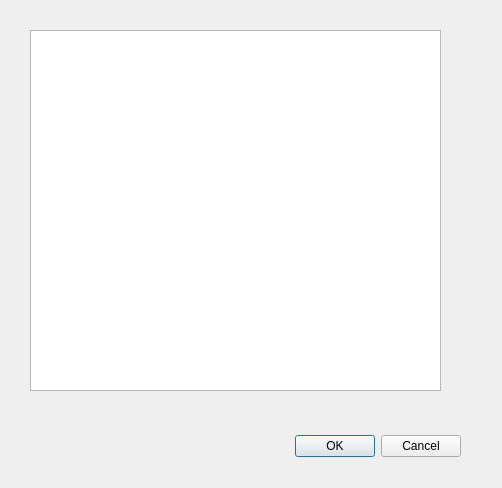
<?xml version="1.0" encoding="UTF-8"?>
<ui version="4.0">
 <class>ModeratorDialog</class>
 <widget class="QDialog" name="ModeratorDialog">
  <property name="geometry">
   <rect>
    <x>0</x>
    <y>0</y>
    <width>502</width>
    <height>488</height>
   </rect>
  </property>
  <property name="windowTitle">
   <string>Dialog</string>
  </property>
  <widget class="QDialogButtonBox" name="buttonBox">
   <property name="geometry">
    <rect>
     <x>50</x>
     <y>430</y>
     <width>411</width>
     <height>32</height>
    </rect>
   </property>
   <property name="orientation">
    <enum>Qt::Horizontal</enum>
   </property>
   <property name="standardButtons">
    <set>QDialogButtonBox::Cancel|QDialogButtonBox::Ok</set>
   </property>
  </widget>
  <widget class="QTableView" name="tableModeratorView">
   <property name="geometry">
    <rect>
     <x>30</x>
     <y>30</y>
     <width>411</width>
     <height>361</height>
    </rect>
   </property>
  </widget>
 </widget>
 <resources/>
 <connections>
  <connection>
   <sender>buttonBox</sender>
   <signal>accepted()</signal>
   <receiver>ModeratorDialog</receiver>
   <slot>accept()</slot>
   <hints>
    <hint type="sourcelabel">
     <x>248</x>
     <y>254</y>
    </hint>
    <hint type="destinationlabel">
     <x>157</x>
     <y>274</y>
    </hint>
   </hints>
  </connection>
  <connection>
   <sender>buttonBox</sender>
   <signal>rejected()</signal>
   <receiver>ModeratorDialog</receiver>
   <slot>reject()</slot>
   <hints>
    <hint type="sourcelabel">
     <x>316</x>
     <y>260</y>
    </hint>
    <hint type="destinationlabel">
     <x>286</x>
     <y>274</y>
    </hint>
   </hints>
  </connection>
 </connections>
</ui>
